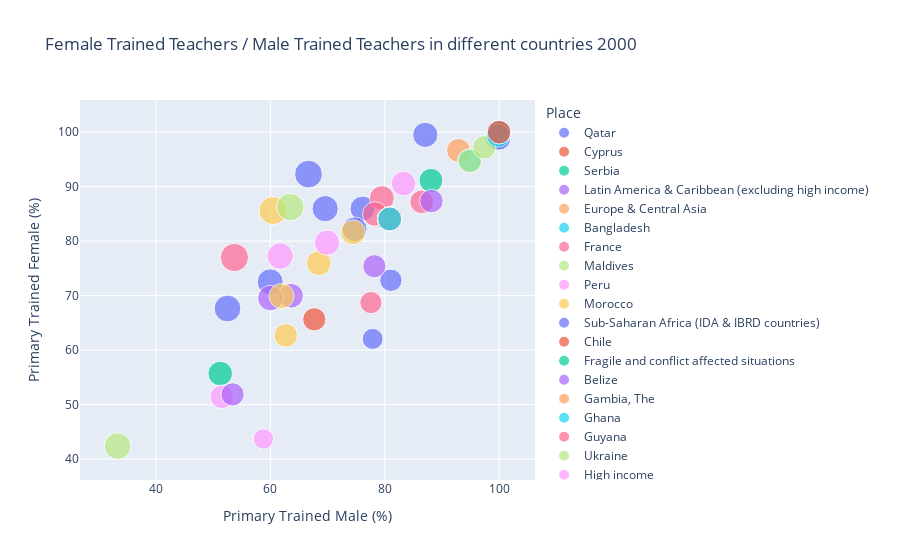
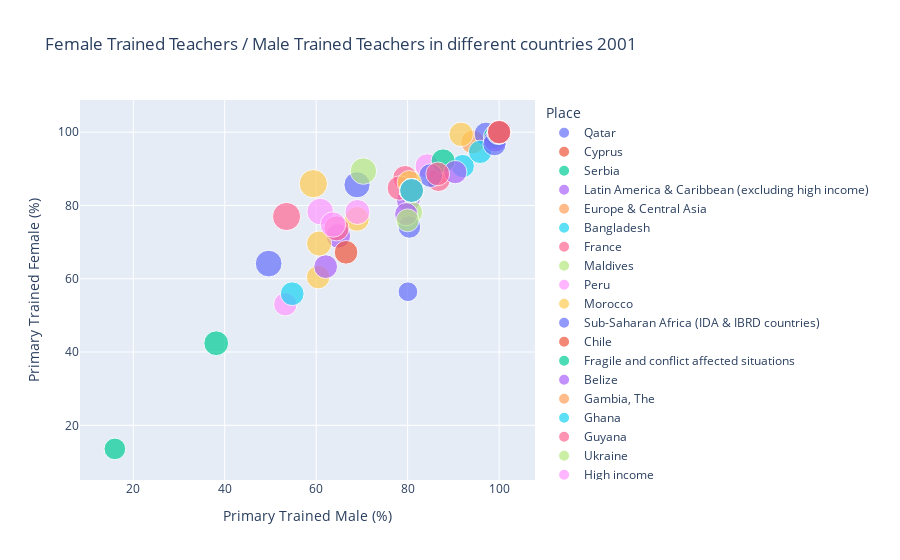
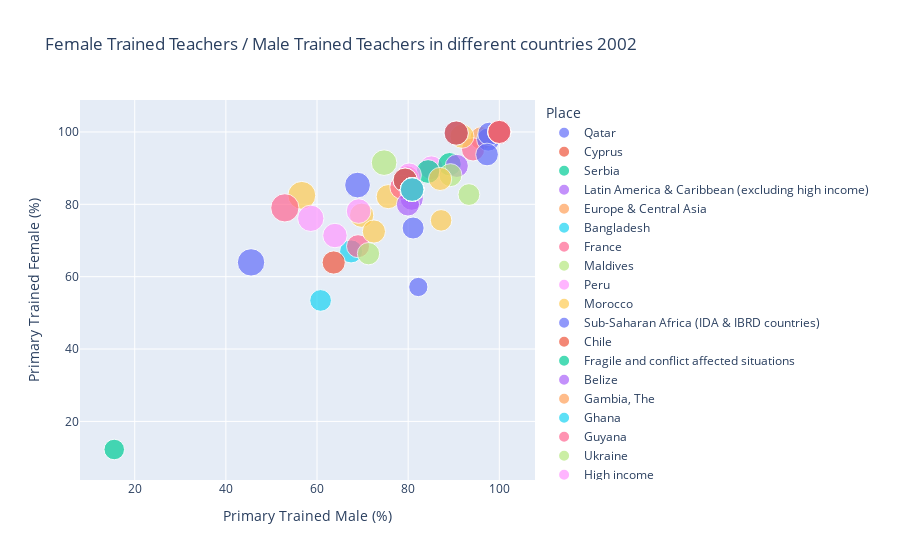
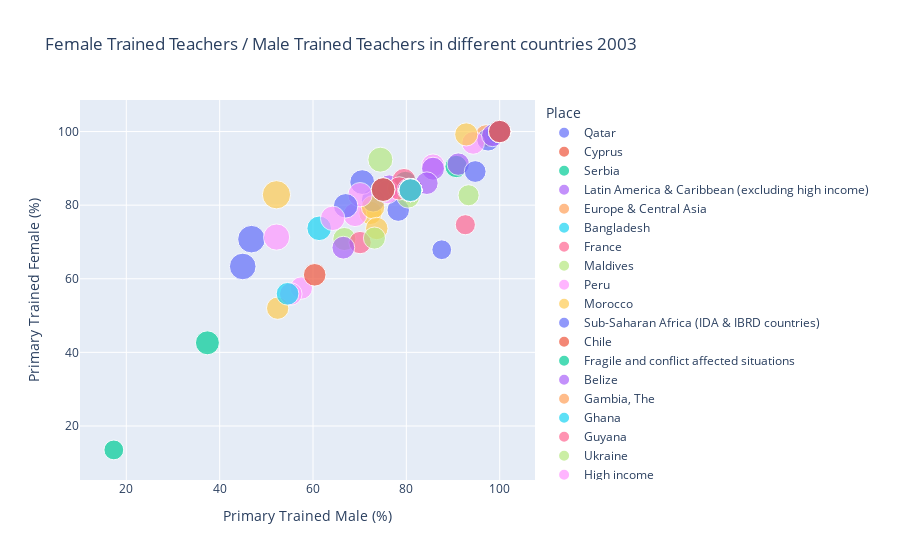

The cell these charts' notebook holds for them, in order:
### Markdown cell above
[![Repo](https://img.shields.io/badge/GitHub-<repo_name>-brightgreen)](https://github.com/<repo_user>/<repo_name>)

### Code cell
#2000-2020
#x-axis -> %male
#y-axis -> %female
#size -> max(total teachers)
#Animation -> year
from plotly.offline import plot, iplot, init_notebook_mode
init_notebook_mode(connected=True)
import pandas as pd
import matplotlib.pyplot as plt
import numpy as np
import plotly.express as px
#from google.colab import files
import plotly.graph_objects as go

df = pd.read_csv('./data/Data_final.csv')

mean_value=df['Primary Trained Male'].mean()
df['Primary Trained Male'].fillna(value=mean_value, inplace=True)

mean_value=df['Primary Trained Female'].mean()
df['Primary Trained Female'].fillna(value=mean_value, inplace=True)

x = {*()}
for i in range(16226):
  y = df.iloc[i]['Country Name']
  x.add(y) 

country_name = list(x)


year = []

for i in range(2000,2021):
  year.append(i)

for y in range(2000,2020):
  x_arr = []
  y_arr = []
  ratio = []
  for i in range(16226):
    if(df.iloc[i]['Year'] == y):
      x_arr.append(df.iloc[i]['Primary Trained Male'])
      y_arr.append(df.iloc[i]['Primary Trained Female'])
      ratio.append(df.iloc[i]['Primary Trained Female']/df.iloc[i]['Primary Trained Male'])
  fig = px.scatter(df, x=x_arr, y=y_arr,size=ratio, hover_data=[country_name], color = country_name, title = "Female Trained Teachers / Male Trained Teachers in different countries"+str(" ")+str( y), labels=dict(x="Primary Trained Male (%)", y="Primary Trained Female (%)", color="Place"))

  fig.show()


# print(ratio)
# new_ratio = np.array([x*2000 for x in ratio])
